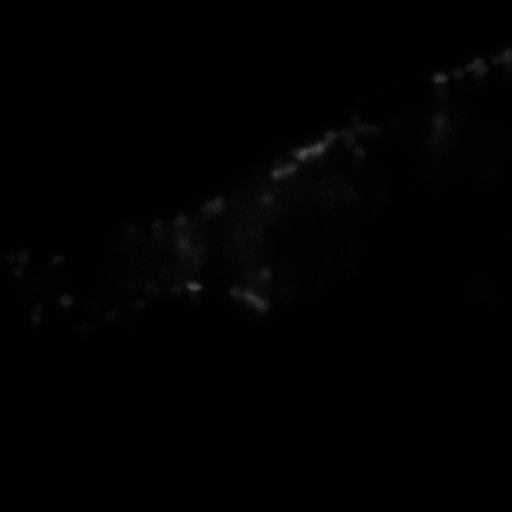
#> input picture data/Stack05.png, 512 x 512 px, found by its file name
$ python cv_model.py
#> lines starting #> are read from the running program, lines starting #| are printed output that depends on the picture; after the words box and inside, x2 and y2 are one past the last pixel; in counts of white or black regions, pixels touching at a corner belong together
#!/usr/bin/python3
'''
[AUTHOR]    Zhengyang Zhong
[DATE]      2023-01-01
[PAPER]     Active contours without edges
'''
import cv2
import matplotlib.pyplot as plt
import numpy as np
from skimage import measure


def BoundMirrorEnsure(A):
    [m,n] = A.shape
    if (m<3 | n<3):
        raise Exception('either the number of rows or columns is smaller than 3')
    yi = np.arange(1, m-1)
    xi = np.arange(1, n-1)
    B = np.copy(A)
    B[np.ix_([1-1, m-1,],[1-1, n-1,])] = \
        B[np.ix_([3-1, m-2-1,],[3-1, n-2-1,])] # % mirror corners
    B[np.ix_([1-1, m-1,],xi)] = \
        B[np.ix_([3-1, m-2-1,],xi)] #% mirror left and right boundary
    B[np.ix_(yi,[1-1, n-1,])] = \
        B[np.ix_(yi,[3-1, n-2-1,])] #% mirror top and bottom boundary
    return B


def BoundMirrorExpand(A):
    [m,n] = A.shape
    yi = np.arange(1, m+1)
    xi = np.arange(1, n+1)
    B = np.zeros((m+2, n+2))
    B[np.ix_(yi,xi)] = A
    B[np.ix_([1-1, m+2-1,],[1-1, n+2-1,])] = \
      B[np.ix_([3-1, m-1,],[3-1, n-1,])]  #% mirror corners
    B[np.ix_([1-1, m+2-1,],xi)] = \
      B[np.ix_([3-1, m-1,],xi)] #% mirror left and right boundary
    B[np.ix_(yi,[1-1, n+2-1,])] = \
      B[np.ix_(yi,[3-1, n-1,])] #% mirror top and bottom boundary
    return B


def BoundMirrorShrink(A):
    [m,n] = A.shape
    yi = np.arange(1, m-1)
    xi = np.arange(1, n-1)
    B = A[np.ix_(yi,xi)]
    return B


def initial_phi(h, w, phi_type="f-b+"):
    c0 = 2
    if phi_type == "f-b+":
        phi0 = c0 * np.ones((h, w))
        phi0[20: h-20, 20: w-20] = -1 * c0
    elif phi_type == "f+b-":
        phi0 = -1 * c0 * np.ones((h, w))
        phi0[20: h-20, 20: w-20] = c0
    else:
        raise Exception("\033[0;31m [Initializtion Error] \033[0m Wrong phi type")
    return  phi0


def CVmodel(image, iternum=100, mu=4, nu=1, lambda1=100.0, lambda2=1.0):
    eps = 1
    timestep = 0.25 / mu
    h, w = image.shape
    # phi = initial_phi(h, w, phi_type="f-b+")
    phi = init_phi(image)
    phi = BoundMirrorExpand(phi)
    img = BoundMirrorExpand(image)
    for it in range(iternum):
        if it % 2 == 0:
            old_phi = np.sqrt(np.sum(phi**2))
        phi = BoundMirrorEnsure(phi)
        img = BoundMirrorEnsure(img)
        # show_contour(img,phi)
        # calculate the Heavside function and delta function
        H = 0.5 * (1 + 2 / np.pi * np.arctan(phi / eps))
        delta = eps / (np.pi * (eps ** 2 + phi ** 2))

        # calculate c1 and c2 according to the phi
        c1 = np.sum(H * img) / np.sum(H)
        c2 = np.sum((1 - H) * img) / np.sum((1 - H))

        # calculate the denominators A and B
        tmp_A = np.zeros_like(phi)
        tmp_B = np.zeros_like(phi)

        tmp_A[:-1, :] = (phi[1:, :] - phi[:-1, :]) ** 2
        tmp_A[:, 1:-1] += 0.5 * (phi[:, 2:] - phi[:, :-2]) ** 2
        # A_{i, j}   => A[1:-1, 1:-1]
        # A_{i-1, j} => A[:-2, 1:-1]
        A = mu / (np.sqrt(tmp_A + 1e-10))

        tmp_B[:, :-1] = (phi[:, 1:] - phi[:, :-1]) ** 2
        tmp_B[1:-1, :] += 0.5 * (phi[2:, :] - phi[:-2, :]) ** 2
        # B_{i, j}   => B[1:-1, 1:-1]
        # B_{i, j-1} => B[1:-1, :-2]
        B = mu / (np.sqrt(tmp_B + 1e-10))


        # update the level set function
        dtd = timestep * delta
        phi[1:-1, 1:-1] = (phi[1:-1, 1:-1] + dtd[1:-1, 1:-1] * (\
                A[1:-1, 1:-1] * phi[2:, 1:-1] + \
                A[:-2, 1:-1]  * phi[:-2, 1:-1] + \
                B[1:-1, 1:-1] * phi[1:-1, 2:] + \
                B[1:-1, :-2]  * phi[1:-1, :-2] - \
                nu - lambda1 * (img[1:-1, 1:-1] - c1) ** 2 + \
                lambda2 * (img[1:-1, 1:-1] - c2) ** 2)) / \
                (1 + dtd[1:-1, 1:-1] * A[1:-1, 1:-1] + A[:-2, 1:-1] + B[1:-1, 1:-1] + B[1:-1, :-2])

        if it % 2 == 0:
            new_phi = np.sqrt(np.sum(phi**2))
            criteria = np.abs(old_phi - new_phi) / (old_phi + 1e-10)
            if criteria < 1e-8:
                break
    phi = BoundMirrorShrink(phi)
    return phi, it+1


def init_phi(img):
    thresh = np.percentile(img,95)
    phi = 2*np.ones(img.shape)
    phi[img>=thresh] = -2
    return phi

def show_contour(img,phi):
    contours = measure.find_contours(phi,0)
    plt.imshow(img,cmap='gray')
    for cnt in contours:
        plt.plot(cnt[:,1],cnt[:,0],linewidth=2)
    plt.show(block=True)
if __name__ == "__main__":
    path = "D:/pyAC/data/Stack05.png"
    img = cv2.imread(path, 0)
#> img is the input picture: shape (512, 512); min 1, max 75, mean 2.1
    h, w = img.shape
#> h = 512; w = 512
    phi, it = CVmodel(img, iternum=100, mu=1.5, nu=0, lambda1=1, lambda2=1)
#> in init_phi, `thresh = np.percentile(img,95)`: thresh = 7
#> in CVmodel, `phi = init_phi(image)`:
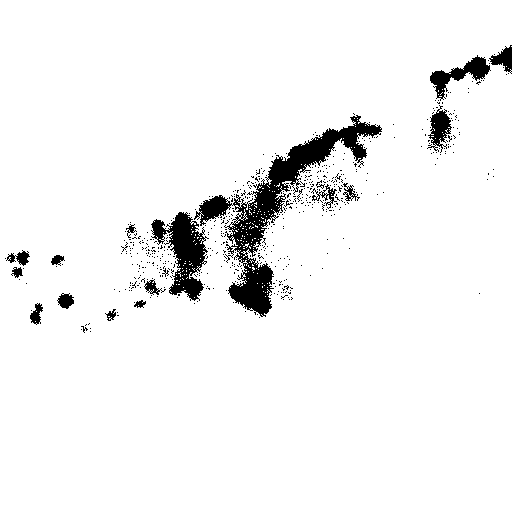
#> phi: shape (512, 512) float64; values -2 (black) and 2 (white), 94.9% white; 564 black regions (546 under 20 px), largest, box (x1, y1, x2, y2) and area: (194, 115, 382, 317) 6863, (151, 212, 209, 301) 2356, (430, 55, 491, 101) 900
#> in BoundMirrorExpand, `B[np.ix_([1-1, m+2-1,],[1-1, n+2-1,])] = \ B[np.ix_([3-1, m-1,],[3-1, ..`: B: shape (514, 514) float64; min -2, max 2, mean 1.78
#> in BoundMirrorExpand, `B[np.ix_(yi,[1-1, n+2-1,])] = \ B[np.ix_(yi,[3-1, n-1,])]`:
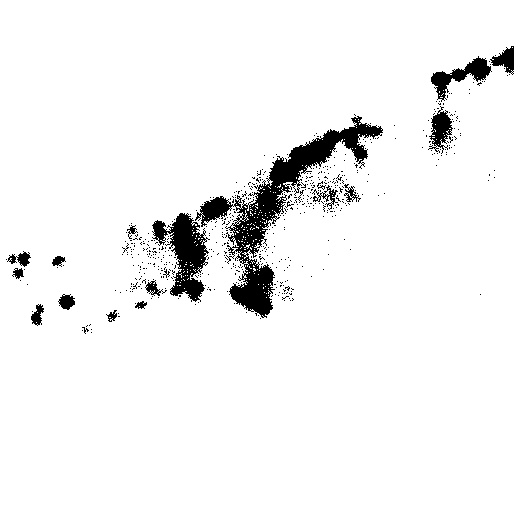
#> B: shape (514, 514) float64; values -2 (black) and 2 (white), 94.9% white; 564 black regions (546 under 20 px), largest, box (x1, y1, x2, y2) and area: (195, 116, 383, 318) 6863, (152, 213, 210, 302) 2356, (431, 56, 492, 102) 900
#> in BoundMirrorExpand (call 2), `B[np.ix_(yi,xi)] = A`:
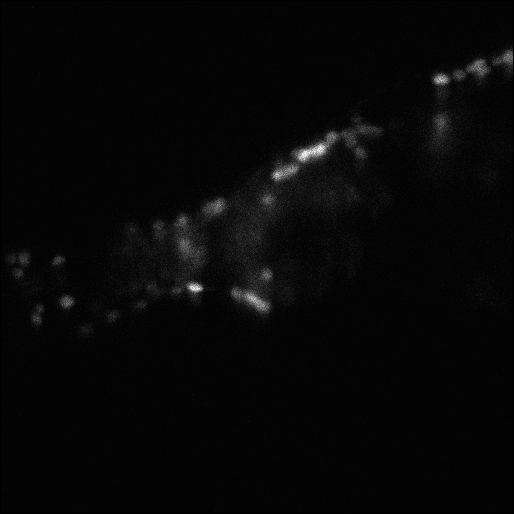
#> B: shape (514, 514) float64; min 0, max 75, mean 2; drawn with min black and max white
#> in BoundMirrorExpand (call 2), `B[np.ix_([1-1, m+2-1,],[1-1, n+2-1,])] = \ B[np.ix_([3-1, m-1,],[3-1, ..`: B: shape (514, 514) float64; under 0.01% of pixels changed, all inside (x1, y1, x2, y2) = (0, 0, 514, 514)
#> in BoundMirrorExpand (call 2), `B[np.ix_([1-1, m+2-1,],xi)] = \ B[np.ix_([3-1, m-1,],xi)]`: B: shape (514, 514) float64; min 0, max 75, mean 2.1
#> in BoundMirrorExpand (call 2), `B[np.ix_(yi,[1-1, n+2-1,])] = \ B[np.ix_(yi,[3-1, n-1,])]`: B: shape (514, 514) float64; min 1, max 75, mean 2.1
#> the loop in CVmodel, `for it in range(iternum):` made 21 passes
#> (old_phi, c1, c2, new_phi, criteria) on passes 1, 3, 5, 7, 9, 11, 13, 15, 17, 19, 21: (1028, 1.54, 4.38, 126.1, 0.877), (24.64, 2.05, 2.07, 3.29, 0.867), (0.114, 2.06, 2.06, 0.00491, 0.957), (0.000208, 2.06, 2.06, 1.22e-05, 0.942), (7.41e-07, 2.06, 2.06, 4.75e-08, 0.936), (3.1e-09, 2.06, 2.06, 2.05e-10, 0.905), (1.37e-11, 2.06, 2.06, 9.16e-13, 0.112), (6.17e-14, 2.06, 2.06, 4.16e-15, 0.000575), (2.82e-16, 2.06, 2.06, 1.91e-17, 2.63e-06), (1.3e-18, 2.06, 2.06, 9.08e-20, 1.21e-08), (4.77e-21, 2.06, 2.06, 7.3e-23, 4.7e-11)
#> (c1, c2) on passes 2, 4, 6, 8, 10, 12: (2.02, 2.1), (2.06, 2.06), (2.06, 2.06), (2.06, 2.06), (2.06, 2.06), (2.06, 2.06)
#> pass 1, in CVmodel, `A = mu / (np.sqrt(tmp_A + 1e-10))`:
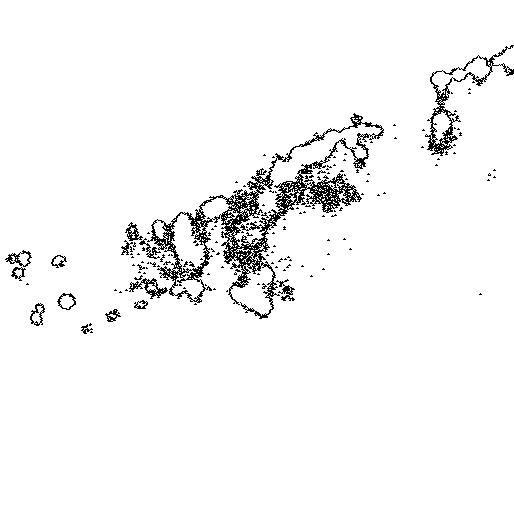
#> A: shape (514, 514) float64; min 0.306, max 150000, mean 144360.5; drawn with min black and max white
#> pass 1, in CVmodel, `B = mu / (np.sqrt(tmp_B + 1e-10))`:
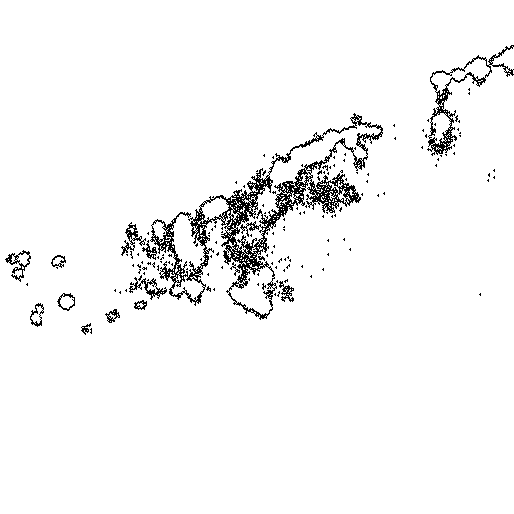
#> B: shape (514, 514) float64; min 0.306, max 150000, mean 144341.7; drawn with min black and max white
#> it = 21
    print("iterations=", it)
#| iterations= 21
    mask = np.zeros_like(phi, np.uint8)
    mask[phi < 0] = 255
    labels = measure.label(mask)


    plt.imshow(mask)
    plt.show(block=True)
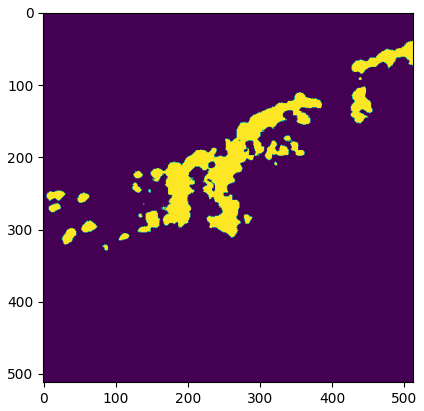
#> figure drawn by matplotlib, 1 panel
    plt.imshow(img, cmap='gray')
    contours = measure.find_contours(phi, 0)
#> contours = 47 point arrays, longest 1711 points
    for cnt in contours:
        plt.plot(cnt[:, 1], cnt[:, 0], linewidth=2)
#> this loop made 47 passes
#> cnt on pass 2: [[52, 482], [52, 482], [52, 482]]
    plt.show(block=True)
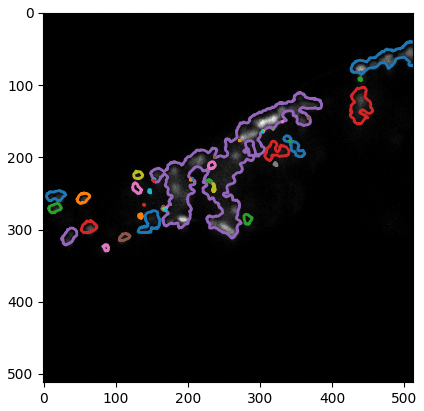
#> figure drawn by matplotlib, 1 panel
